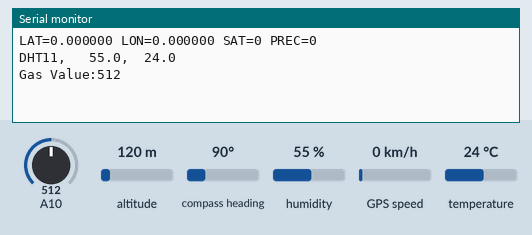
Recording of a sketch running on a simulated Arduino Mega 2560, built with avr-gcc and run on an emulated ATmega2560. On the bench: the last lines printed to the serial monitor. The test bench sets the inputs (shaded band); at power-on: humidity 55 %, A10 = 512, temperature 24 °C, altitude 120 m, compass heading 90°, GPS speed 0 km/h. WiFi joins after 1.5 s; servers stay silent unless stated; the GPS gets a fix after 3 s at 37.7749, -122.4194 with 8 satellites.

Above: at 3.7 s.
3.8 s: humidity set to 22 %
At 5.0 s:
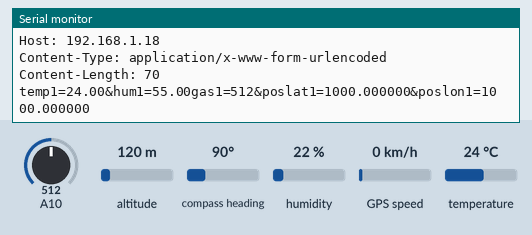
5.3 s: A10 set to 716
6.8 s: temperature set to 12 °C
8.3 s: A10 set to 992
9.8 s: humidity set to 40 %
At 9.93 s:
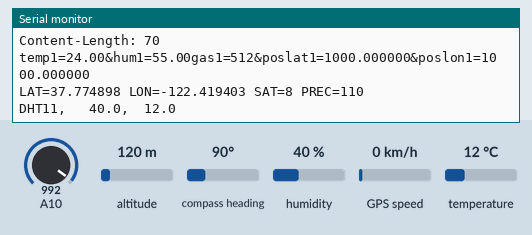

Measured:
- after the input at 9.8 s, the serial monitor: prints a new line after 0.12 s (image 2)

The sketch:

project-v1.0.ino
```cpp
/*
 *  FILE:     project-v1.0.ino
 *  AUTHOR:   David Rodriguez Martinez  davidrm146@gmail.com
 *  VERSION:  1.0
 *
 */

#include <Ethernet.h>
#include <SPI.h>
#include <TinyGPS.h>
#include <dht.h>

TinyGPS gps;
dht DHT;
#define DHT11_PIN 5
byte mac[] = { 0xDE, 0xAD, 0xBE, 0xEF, 0xFE, 0xED };
IPAddress ip(192, 168, 1, 177);
EthernetClient client;
String data,temperature,humidity;


void setup()
{
  Serial.begin(9600);
  Serial2.begin(9600);
  if (Ethernet.begin(mac) == 0) {
      Serial.println("Failed to configure Ethernet using DHCP");
      Ethernet.begin(mac, ip);
  }
  delay(1000);   // Un pequeño delay para evitar errores
}

void loop(){
  //***************GPS CODE*********************
    bool newData = false;
    unsigned long chars;
    unsigned short sentences, failed;
    for (unsigned long start = millis(); millis() - start < 1000;){
      while (Serial2.available()){
        char c = Serial2.read();
        if (gps.encode(c))newData = true;
      }
    }
    float flat, flon;
    unsigned long age;
    gps.f_get_position(&flat, &flon, &age);
    Serial.print("LAT=");
    Serial.print(flat == TinyGPS::GPS_INVALID_F_ANGLE ? 0.0 : flat, 6);
    Serial.print(" LON=");
    Serial.print(flon == TinyGPS::GPS_INVALID_F_ANGLE ? 0.0 : flon, 6);
    Serial.print(" SAT=");
    Serial.print(gps.satellites() == TinyGPS::GPS_INVALID_SATELLITES ? 0 : gps.satellites());
    Serial.print(" PREC=");
    Serial.println(gps.hdop() == TinyGPS::GPS_INVALID_HDOP ? 0 : gps.hdop());

  //***************DTH Code*********************
    Serial.print("DHT11, \t");
    int chk = DHT.read11(DHT11_PIN);
    Serial.print(DHT.humidity, 1);
    Serial.print(",\t");
    Serial.println(DHT.temperature, 1);

  //Parallax CO2 Sensor code
    String gas=String(analogRead(A10));
    Serial.println("Gas Value:" + gas);

 //***************String a Mandar**************
 //Check Varaibles in the webService / Revisar variables en el webservice

 data = "temp1=" + String(DHT.temperature, 2)  + "&hum1=" + String(DHT.humidity, 2)+"gas1="+ gas + "&poslat1=" + String(flat, 6)+ "&poslon1=" + String(flon, 6);

 //***************Web Service Code**************
    if (client.connect("192.168.1.18", 80)){
      Serial.println("connected");
      client.println("POST /add.php HTTP/1.1");
      client.println("Host: 192.168.1.18");
      client.println("Content-Type: application/x-www-form-urlencoded");
      client.print("Content-Length: ");
      client.println(data.length());
      client.println();
      client.print(data);
    }
    //Comprobamos que el post esta bien formulado (no funcionaba al principio)
    Serial.println("POST /server/add.php HTTP/1.1");
    Serial.println("Host: 192.168.1.18");
    Serial.println("Content-Type: application/x-www-form-urlencoded");
    Serial.print("Content-Length: ");
    Serial.print(data.length());
    Serial.println();
    Serial.println(data);
  //*************Little Delay******************
  delay(5000);
}
```
